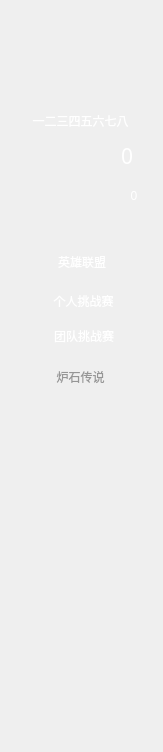
   <widget class="QWidget" name="widget_9" native="true">
    <property name="geometry">
     <rect>
      <x>0</x>
      <y>67</y>
      <width>163</width>
      <height>752</height>
     </rect>
    </property>
    <property name="styleSheet">
     <string notr="true">background-image: url(:/eventq/png/游戏列表background.png);</string>
    </property>
    <widget class="QLabel" name="label">
     <property name="geometry">
      <rect>
       <x>30</x>
       <y>10</y>
       <width>91</width>
       <height>86</height>
      </rect>
     </property>
     <property name="styleSheet">
      <string notr="true">background-image: url(:/eventq/png/全透明.png);
color: rgb(255, 255, 255);
border-image: url(:/eventq/png/头像.png);
border-image: url(:/eventq/png/个人资料切图/头像.png);</string>
     </property>
     <property name="text">
      <string/>
     </property>
    </widget>
    <widget class="QLabel" name="label_accountname">
     <property name="geometry">
      <rect>
       <x>10</x>
       <y>100</y>
       <width>141</width>
       <height>41</height>
      </rect>
     </property>
     <property name="styleSheet">
      <string notr="true">color: rgb(255, 255, 255);
background-image: url(:/eventq/png/全透明.png);
font: 12pt &quot;微软雅黑&quot;;</string>
     </property>
     <property name="text">
      <string>一二三四五六七八</string>
     </property>
     <property name="alignment">
      <set>Qt::AlignCenter</set>
     </property>
    </widget>
    <widget class="QWidget" name="widget_3" native="true">
     <property name="geometry">
      <rect>
       <x>0</x>
       <y>237</y>
       <width>160</width>
       <height>121</height>
      </rect>
     </property>
     <property name="minimumSize">
      <size>
       <width>159</width>
       <height>121</height>
      </size>
     </property>
     <property name="styleSheet">
      <string notr="true">background-image: url(:/eventq/png/英雄联盟选中.png);</string>
     </property>
     <widget class="QLabel" name="label_11">
      <property name="geometry">
       <rect>
        <x>5</x>
        <y>10</y>
        <width>32</width>
        <height>32</height>
       </rect>
      </property>
      <property name="styleSheet">
       <string notr="true">background-image: url(:/eventq/png/英雄联盟logo.png);</string>
      </property>
      <property name="text">
       <string/>
      </property>
     </widget>
     <widget class="QWidget" name="widget_PersonalChallenge" native="true">
      <property name="geometry">
       <rect>
        <x>0</x>
        <y>46</y>
        <width>161</width>
        <height>36</height>
       </rect>
      </property>
      <property name="styleSheet">
       <string notr="true">background-image: url(:/eventq/png/全透明.png);
border-image: url(:/eventq/png/全透明.png);</string>
      </property>
      <widget class="QLabel" name="label_PersonalChallenge">
       <property name="geometry">
        <rect>
         <x>0</x>
         <y>0</y>
         <width>167</width>
         <height>43</height>
        </rect>
       </property>
       <property name="styleSheet">
        <string notr="true">background-image: url(:/eventq/png/游戏类型选择.png);
border-image: url(:/eventq/png/全透明.png);</string>
       </property>
       <property name="text">
        <string/>
       </property>
      </widget>
      <widget class="QPushButton" name="pushButton_personalsolo">
       <property name="geometry">
        <rect>
         <x>0</x>
         <y>0</y>
         <width>167</width>
         <height>36</height>
        </rect>
       </property>
       <property name="minimumSize">
        <size>
         <width>167</width>
         <height>36</height>
        </size>
       </property>
       <property name="autoFillBackground">
        <bool>false</bool>
       </property>
       <property name="styleSheet">
        <string notr="true">color: rgb(255, 255, 255);
font: 10pt &quot;微软雅黑&quot;;
background-image: url(:/enentq/png/全透明.png);
border-image: url(:/eventq/png/全透明.png);
</string>
       </property>
       <property name="text">
        <string>个人挑战赛</string>
       </property>
       <property name="flat">
        <bool>true</bool>
       </property>
      </widget>
      <widget class="QLabel" name="label_PersonalChallenge_2">
       <property name="geometry">
        <rect>
         <x>0</x>
         <y>0</y>
         <width>167</width>
         <height>43</height>
        </rect>
       </property>
       <property name="styleSheet">
        <string notr="true">background-image: url(:/eventq/png/游戏类型选择.png);
border-image: url(:/eventq/png/全透明.png);</string>
       </property>
       <property name="text">
        <string/>
       </property>
      </widget>
      <zorder>label_PersonalChallenge</zorder>
      <zorder>label_PersonalChallenge_2</zorder>
      <zorder>pushButton_personalsolo</zorder>
     </widget>
     <widget class="QWidget" name="widget_TeamChallenge" native="true">
      <property name="geometry">
       <rect>
        <x>0</x>
        <y>82</y>
        <width>161</width>
        <height>37</height>
       </rect>
      </property>
      <property name="minimumSize">
       <size>
        <width>0</width>
        <height>0</height>
       </size>
      </property>
      <property name="styleSheet">
       <string notr="true">background-image: url(:/eventq/png/全透明.png);</string>
      </property>
      <widget class="QPushButton" name="pushButton_teamchange">
       <property name="geometry">
        <rect>
         <x>0</x>
         <y>0</y>
         <width>168</width>
         <height>33</height>
        </rect>
       </property>
       <property name="minimumSize">
        <size>
         <width>168</width>
         <height>33</height>
        </size>
       </property>
       <property name="styleSheet">
        <string notr="true">color: rgb(255, 255, 255);
font: 10pt &quot;微软雅黑&quot;;
background-image: url(:/enentq/png/全透明.png);
border-image: url(:/eventq/png/全透明.png);
</string>
       </property>
       <property name="text">
        <string>团队挑战赛</string>
       </property>
       <property name="flat">
        <bool>true</bool>
       </property>
      </widget>
      <widget class="QLabel" name="label_TeamChallenge">
       <property name="geometry">
        <rect>
         <x>0</x>
         <y>0</y>
         <width>161</width>
         <height>41</height>
        </rect>
       </property>
       <property name="styleSheet">
        <string notr="true">background-image: url(:/eventq/png/游戏类型选择.png);
border-image: url(:/eventq/png/全透明.png);</string>
       </property>
       <property name="text">
        <string/>
       </property>
      </widget>
      <widget class="QLabel" name="label_TeamChallenge_2">
       <property name="geometry">
        <rect>
         <x>0</x>
         <y>0</y>
         <width>161</width>
         <height>41</height>
        </rect>
       </property>
       <property name="styleSheet">
        <string notr="true">background-image: url(:/eventq/png/游戏类型选择.png);
border-image: url(:/eventq/png/全透明.png);</string>
       </property>
       <property name="text">
        <string/>
       </property>
      </widget>
      <zorder>label_TeamChallenge</zorder>
      <zorder>label_TeamChallenge_2</zorder>
      <zorder>pushButton_teamchange</zorder>
     </widget>
     <widget class="QPushButton" name="pushButton_HeroUnion">
      <property name="geometry">
       <rect>
        <x>0</x>
        <y>4</y>
        <width>161</width>
        <height>41</height>
       </rect>
      </property>
      <property name="cursor">
       <cursorShape>PointingHandCursor</cursorShape>
      </property>
      <property name="styleSheet">
       <string notr="true">font: 14pt &quot;微软雅黑&quot;;
color: rgb(255, 255, 255);
background-image: url(:/enentq/png/全透明.png);
border-image: url(:/eventq/png/全透明.png);</string>
      </property>
      <property name="text">
       <string> 英雄联盟</string>
      </property>
      <property name="flat">
       <bool>true</bool>
      </property>
     </widget>
    </widget>
    <widget class="QPushButton" name="pushButton_Hearthstone">
     <property name="geometry">
      <rect>
       <x>0</x>
       <y>361</y>
       <width>158</width>
       <height>31</height>
      </rect>
     </property>
     <property name="minimumSize">
      <size>
       <width>151</width>
       <height>0</height>
      </size>
     </property>
     <property name="cursor">
      <cursorShape>PointingHandCursor</cursorShape>
     </property>
     <property name="styleSheet">
      <string notr="true">font: 14pt &quot;微软雅黑&quot;;
color: rgb(150, 150, 150);
background-image: url(:/enentq/png/游戏未选中.png);
border-image: url(:/eventq/png/全透明.png);</string>
     </property>
     <property name="text">
      <string> 炉石传说</string>
     </property>
     <property name="flat">
      <bool>true</bool>
     </property>
    </widget>
    <widget class="QLabel" name="label_14">
     <property name="geometry">
      <rect>
       <x>5</x>
       <y>360</y>
       <width>32</width>
       <height>33</height>
      </rect>
     </property>
     <property name="styleSheet">
      <string notr="true">background-image: url(:/eventq/png/炉石传说logo.png);</string>
     </property>
     <property name="text">
      <string/>
     </property>
    </widget>
    <widget class="QWidget" name="widget_Entertainment" native="true">
     <property name="geometry">
      <rect>
       <x>10</x>
       <y>140</y>
       <width>141</width>
       <height>31</height>
      </rect>
     </property>
     <property name="styleSheet">
      <string notr="true">background-image: url(:/eventq/png/全透明.png);
border-image: url(:/eventq/png/全透明.png);</string>
     </property>
     <widget class="QLabel" name="label_Entertainment">
      <property name="geometry">
       <rect>
        <x>0</x>
        <y>0</y>
        <width>133</width>
        <height>30</height>
       </rect>
      </property>
      <property name="styleSheet">
       <string notr="true">background-image: url(:/eventq/png/金币框-静止.png);</string>
      </property>
      <property name="text">
       <string/>
      </property>
     </widget>
     <widget class="QPushButton" name="pushButton_EntertainmentCurrency">
      <property name="geometry">
       <rect>
        <x>0</x>
        <y>0</y>
        <width>135</width>
        <height>32</height>
       </rect>
      </property>
      <property name="sizeIncrement">
       <size>
        <width>0</width>
        <height>0</height>
       </size>
      </property>
      <property name="font">
       <font>
        <family>微软雅黑</family>
        <pointsize>16</pointsize>
        <weight>50</weight>
        <italic>false</italic>
        <bold>false</bold>
       </font>
      </property>
      <property name="acceptDrops">
       <bool>false</bool>
      </property>
      <property name="layoutDirection">
       <enum>Qt::LeftToRight</enum>
      </property>
      <property name="autoFillBackground">
       <bool>false</bool>
      </property>
      <property name="styleSheet">
       <string notr="true">color: rgb(255, 255, 255);
border-image: url(:/eventq/png/全透明.png);
background-image: url(:/eventq/png/全透明.png);
text-align :right;
font: 16pt &quot;微软雅黑&quot;;</string>
      </property>
      <property name="inputMethodHints">
       <set>Qt::ImhNone</set>
      </property>
      <property name="text">
       <string>0  </string>
      </property>
      <property name="checkable">
       <bool>false</bool>
      </property>
      <property name="autoDefault">
       <bool>false</bool>
      </property>
      <property name="default">
       <bool>false</bool>
      </property>
      <property name="flat">
       <bool>true</bool>
      </property>
     </widget>
     <widget class="QLabel" name="label_Entertainment_Sele">
      <property name="geometry">
       <rect>
        <x>0</x>
        <y>0</y>
        <width>133</width>
        <height>30</height>
       </rect>
      </property>
      <property name="styleSheet">
       <string notr="true">background-image: url(:/eventq/png/金币框-悬停.png);</string>
      </property>
      <property name="text">
       <string/>
      </property>
     </widget>
     <zorder>label_Entertainment_Sele</zorder>
     <zorder>label_Entertainment</zorder>
     <zorder>pushButton_EntertainmentCurrency</zorder>
    </widget>
    <widget class="QWidget" name="widget_integral" native="true">
     <property name="geometry">
      <rect>
       <x>10</x>
       <y>180</y>
       <width>136</width>
       <height>32</height>
      </rect>
     </property>
     <property name="styleSheet">
      <string notr="true">border-image: url(:/eventq/png/全透明.png);
background-image: url(:/eventq/png/全透明.png);</string>
     </property>
     <widget class="QLabel" name="label_integral">
      <property name="geometry">
       <rect>
        <x>0</x>
        <y>0</y>
        <width>133</width>
        <height>30</height>
       </rect>
      </property>
      <property name="styleSheet">
       <string notr="true">background-image: url(:/eventq/png/积分框-静止.png);</string>
      </property>
      <property name="text">
       <string/>
      </property>
     </widget>
     <widget class="QLabel" name="label_integral_sele">
      <property name="geometry">
       <rect>
        <x>0</x>
        <y>0</y>
        <width>133</width>
        <height>30</height>
       </rect>
      </property>
      <property name="styleSheet">
       <string notr="true">background-image: url(:/eventq/png/积分框-悬停.png);</string>
      </property>
      <property name="text">
       <string/>
      </property>
     </widget>
     <widget class="QPushButton" name="pushButton_integral">
      <property name="geometry">
       <rect>
        <x>0</x>
        <y>0</y>
        <width>135</width>
        <height>32</height>
       </rect>
      </property>
      <property name="mouseTracking">
       <bool>true</bool>
      </property>
      <property name="layoutDirection">
       <enum>Qt::LeftToRight</enum>
      </property>
      <property name="styleSheet">
       <string notr="true">background-image: url(:/eventq/png/全透明.png);
border-image: url(:/eventq/png/全透明.png);
color: rgb(255, 255, 255);text-align :right;
font: 16pt &quot;微软雅黑&quot;;</string>
      </property>
      <property name="text">
       <string>0  </string>
      </property>
      <property name="autoRepeatInterval">
       <number>101</number>
      </property>
      <property name="flat">
       <bool>true</bool>
      </property>
     </widget>
    </widget>
    <zorder>label_14</zorder>
    <zorder>label</zorder>
    <zorder>label_accountname</zorder>
    <zorder>widget_3</zorder>
    <zorder>pushButton_Hearthstone</zorder>
    <zorder>widget_Entertainment</zorder>
    <zorder>widget_integral</zorder>
   </widget>
